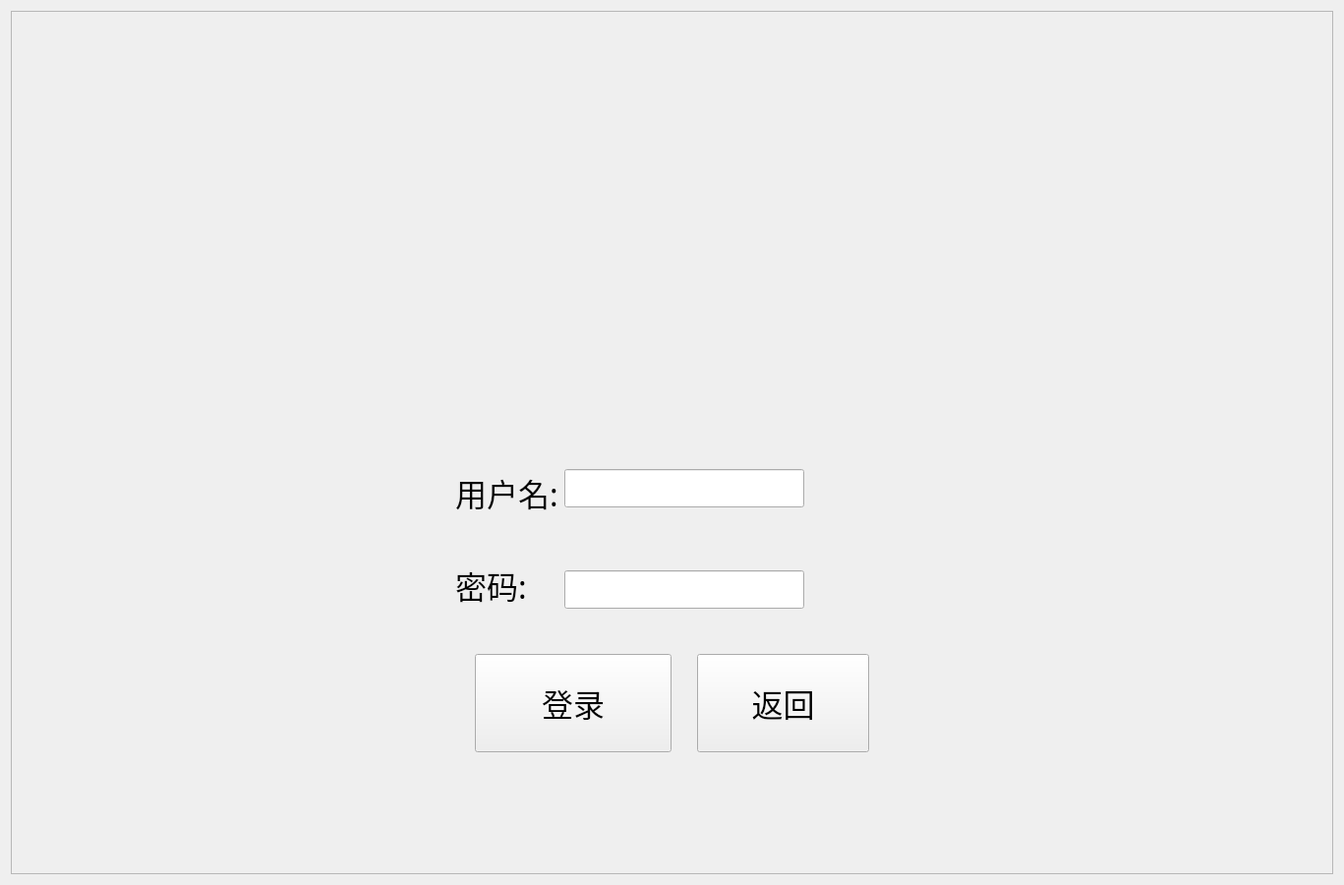
<?xml version="1.0" encoding="UTF-8"?>
<ui version="4.0">
 <class>T_Login</class>
 <widget class="QWidget" name="T_Login">
  <property name="geometry">
   <rect>
    <x>0</x>
    <y>0</y>
    <width>1367</width>
    <height>900</height>
   </rect>
  </property>
  <property name="windowTitle">
   <string>Form</string>
  </property>
  <layout class="QGridLayout" name="gridLayout">
   <item row="0" column="0">
    <widget class="QFrame" name="frame">
     <property name="styleSheet">
      <string notr="true">#frame{border-image: url(:/image/picture/教师登录界面.png);}</string>
     </property>
     <property name="frameShape">
      <enum>QFrame::StyledPanel</enum>
     </property>
     <property name="frameShadow">
      <enum>QFrame::Raised</enum>
     </property>
     <layout class="QGridLayout" name="gridLayout_3">
      <item row="0" column="1">
       <spacer name="verticalSpacer_3">
        <property name="orientation">
         <enum>Qt::Vertical</enum>
        </property>
        <property name="sizeHint" stdset="0">
         <size>
          <width>20</width>
          <height>101</height>
         </size>
        </property>
       </spacer>
      </item>
      <item row="1" column="1">
       <spacer name="verticalSpacer_5">
        <property name="orientation">
         <enum>Qt::Vertical</enum>
        </property>
        <property name="sizeHint" stdset="0">
         <size>
          <width>20</width>
          <height>100</height>
         </size>
        </property>
       </spacer>
      </item>
      <item row="2" column="1">
       <spacer name="verticalSpacer_6">
        <property name="orientation">
         <enum>Qt::Vertical</enum>
        </property>
        <property name="sizeHint" stdset="0">
         <size>
          <width>20</width>
          <height>102</height>
         </size>
        </property>
       </spacer>
      </item>
      <item row="3" column="1">
       <spacer name="verticalSpacer_4">
        <property name="orientation">
         <enum>Qt::Vertical</enum>
        </property>
        <property name="sizeHint" stdset="0">
         <size>
          <width>20</width>
          <height>101</height>
         </size>
        </property>
       </spacer>
      </item>
      <item row="4" column="0">
       <spacer name="horizontalSpacer">
        <property name="orientation">
         <enum>Qt::Horizontal</enum>
        </property>
        <property name="sizeHint" stdset="0">
         <size>
          <width>433</width>
          <height>20</height>
         </size>
        </property>
       </spacer>
      </item>
      <item row="4" column="1">
       <layout class="QGridLayout" name="gridLayout_2">
        <item row="0" column="0">
         <layout class="QHBoxLayout" name="horizontalLayout">
          <item>
           <layout class="QVBoxLayout" name="verticalLayout">
            <item>
             <widget class="QLabel" name="label">
              <property name="font">
               <font>
                <family>黑体</family>
                <pointsize>24</pointsize>
                <weight>50</weight>
                <bold>false</bold>
               </font>
              </property>
              <property name="text">
               <string>用户名:</string>
              </property>
             </widget>
            </item>
            <item>
             <spacer name="verticalSpacer_8">
              <property name="orientation">
               <enum>Qt::Vertical</enum>
              </property>
              <property name="sizeHint" stdset="0">
               <size>
                <width>20</width>
                <height>40</height>
               </size>
              </property>
             </spacer>
            </item>
            <item>
             <widget class="QLabel" name="label_2">
              <property name="font">
               <font>
                <family>黑体</family>
                <pointsize>24</pointsize>
                <weight>50</weight>
                <bold>false</bold>
               </font>
              </property>
              <property name="text">
               <string>密码:</string>
              </property>
             </widget>
            </item>
           </layout>
          </item>
          <item>
           <layout class="QVBoxLayout" name="verticalLayout_2">
            <item>
             <widget class="QLineEdit" name="lineEdit">
              <property name="maximumSize">
               <size>
                <width>350</width>
                <height>16777215</height>
               </size>
              </property>
              <property name="font">
               <font>
                <family>Times New Roman</family>
                <pointsize>20</pointsize>
               </font>
              </property>
              <property name="styleSheet">
               <string notr="true"/>
              </property>
             </widget>
            </item>
            <item>
             <spacer name="verticalSpacer_7">
              <property name="orientation">
               <enum>Qt::Vertical</enum>
              </property>
              <property name="sizeHint" stdset="0">
               <size>
                <width>20</width>
                <height>40</height>
               </size>
              </property>
             </spacer>
            </item>
            <item>
             <widget class="QLineEdit" name="lineEdit_2">
              <property name="maximumSize">
               <size>
                <width>350</width>
                <height>16777215</height>
               </size>
              </property>
              <property name="font">
               <font>
                <family>Times New Roman</family>
                <pointsize>20</pointsize>
               </font>
              </property>
              <property name="contextMenuPolicy">
               <enum>Qt::DefaultContextMenu</enum>
              </property>
              <property name="echoMode">
               <enum>QLineEdit::Password</enum>
              </property>
             </widget>
            </item>
           </layout>
          </item>
         </layout>
        </item>
        <item row="0" column="1">
         <spacer name="horizontalSpacer_4">
          <property name="orientation">
           <enum>Qt::Horizontal</enum>
          </property>
          <property name="sizeHint" stdset="0">
           <size>
            <width>40</width>
            <height>20</height>
           </size>
          </property>
         </spacer>
        </item>
        <item row="1" column="0">
         <spacer name="verticalSpacer">
          <property name="orientation">
           <enum>Qt::Vertical</enum>
          </property>
          <property name="sizeHint" stdset="0">
           <size>
            <width>20</width>
            <height>40</height>
           </size>
          </property>
         </spacer>
        </item>
        <item row="2" column="0" colspan="2">
         <layout class="QHBoxLayout" name="horizontalLayout_2">
          <item>
           <widget class="QPushButton" name="pushButton">
            <property name="sizePolicy">
             <sizepolicy hsizetype="Minimum" vsizetype="Minimum">
              <horstretch>0</horstretch>
              <verstretch>0</verstretch>
             </sizepolicy>
            </property>
            <property name="minimumSize">
             <size>
              <width>200</width>
              <height>100</height>
             </size>
            </property>
            <property name="maximumSize">
             <size>
              <width>200</width>
              <height>100</height>
             </size>
            </property>
            <property name="font">
             <font>
              <family>黑体</family>
              <pointsize>24</pointsize>
              <weight>50</weight>
              <bold>false</bold>
             </font>
            </property>
            <property name="cursor">
             <cursorShape>PointingHandCursor</cursorShape>
            </property>
            <property name="styleSheet">
             <string notr="true">border-image: url(:/image/picture/绿色按钮.png);</string>
            </property>
            <property name="text">
             <string>登录</string>
            </property>
           </widget>
          </item>
          <item>
           <widget class="QPushButton" name="pushButton_2">
            <property name="sizePolicy">
             <sizepolicy hsizetype="Minimum" vsizetype="Minimum">
              <horstretch>0</horstretch>
              <verstretch>0</verstretch>
             </sizepolicy>
            </property>
            <property name="minimumSize">
             <size>
              <width>175</width>
              <height>100</height>
             </size>
            </property>
            <property name="maximumSize">
             <size>
              <width>175</width>
              <height>100</height>
             </size>
            </property>
            <property name="font">
             <font>
              <family>黑体</family>
              <pointsize>24</pointsize>
              <weight>50</weight>
              <bold>false</bold>
             </font>
            </property>
            <property name="cursor">
             <cursorShape>PointingHandCursor</cursorShape>
            </property>
            <property name="styleSheet">
             <string notr="true">border-image: url(:/image/picture/绿色按钮.png);</string>
            </property>
            <property name="text">
             <string>返回</string>
            </property>
           </widget>
          </item>
         </layout>
        </item>
       </layout>
      </item>
      <item row="4" column="2">
       <spacer name="horizontalSpacer_2">
        <property name="orientation">
         <enum>Qt::Horizontal</enum>
        </property>
        <property name="sizeHint" stdset="0">
         <size>
          <width>361</width>
          <height>20</height>
         </size>
        </property>
       </spacer>
      </item>
      <item row="5" column="1">
       <spacer name="verticalSpacer_2">
        <property name="orientation">
         <enum>Qt::Vertical</enum>
        </property>
        <property name="sizeHint" stdset="0">
         <size>
          <width>20</width>
          <height>101</height>
         </size>
        </property>
       </spacer>
      </item>
     </layout>
    </widget>
   </item>
  </layout>
 </widget>
 <resources/>
 <connections/>
</ui>
